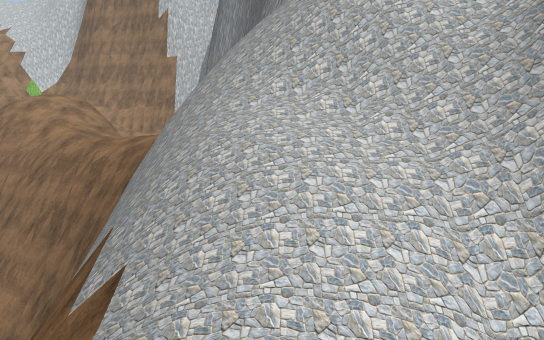
[1] (above)

22 first-person views from a walk through a scene from a Unity 3-D project. The camera is 1.5 m above the floor, tilts 6° down and sees 70° across. The floor is counted in squares, 2 m on a side. Each view is taken from the middle of a square. On the plan, view 1 faces up. The plan holds only what a view shows up to about 12 squares ahead; the rest is blank. The place goes on beyond the plan. Some animated figures are not drawn. Some surface patterns are stand-ins.

[2]
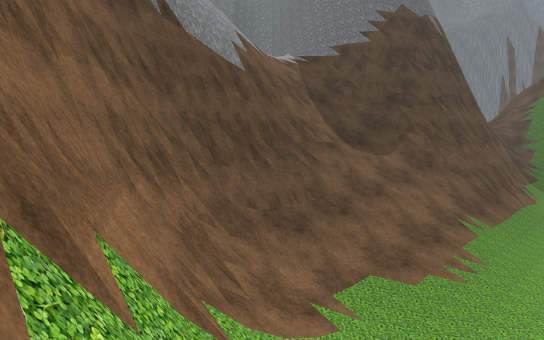

[3]
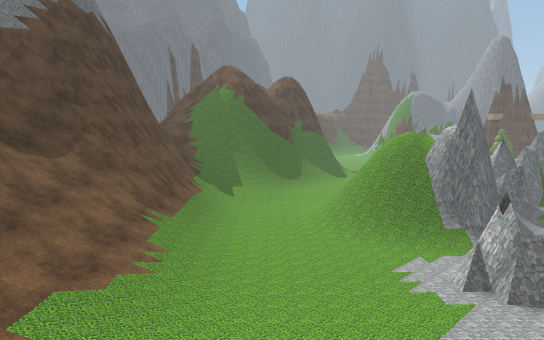

[4]
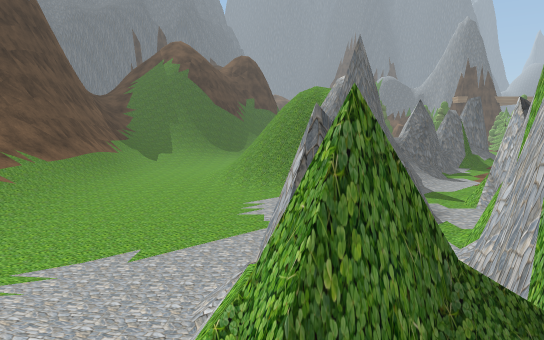

[5]
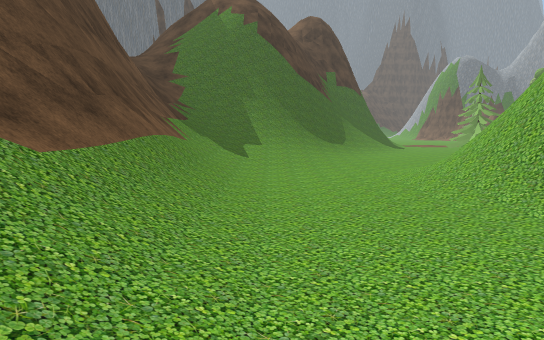

[6]
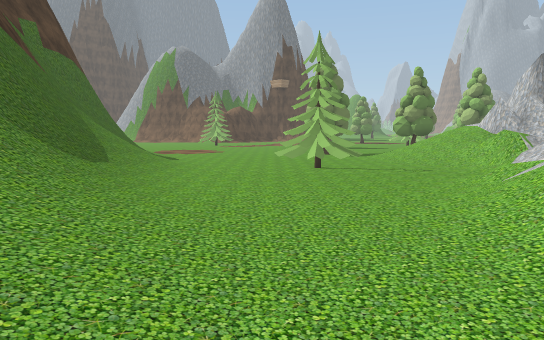

[7]
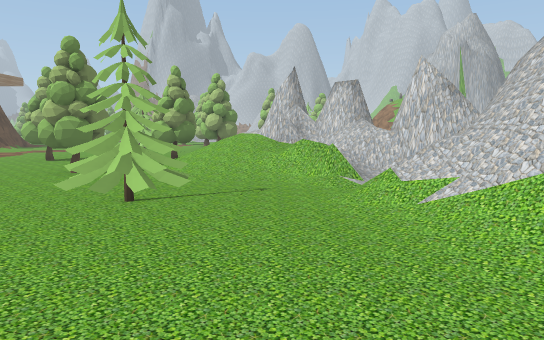

[8]
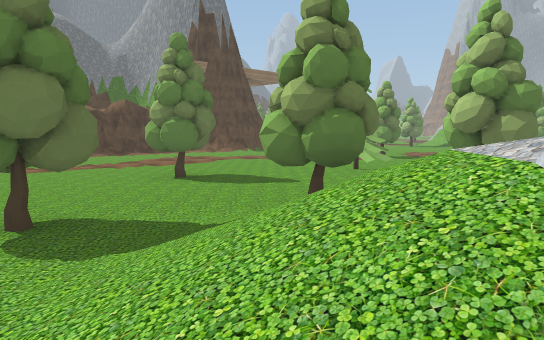

[9]
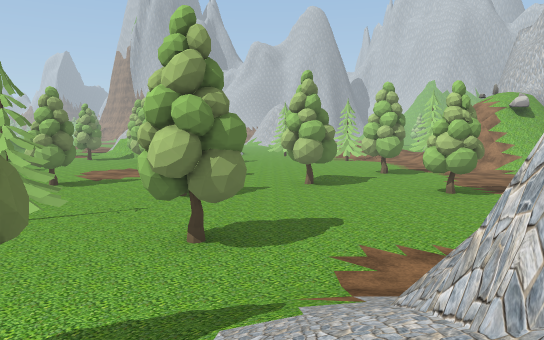

[10]
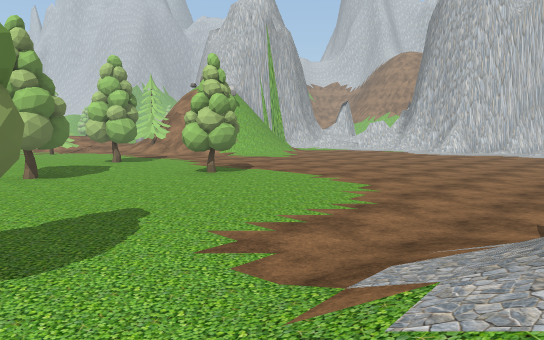

[11]
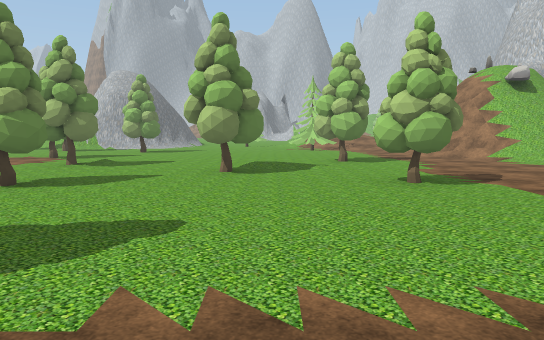

[12]
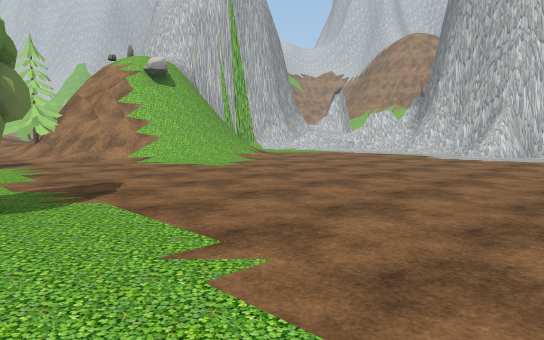

[13]
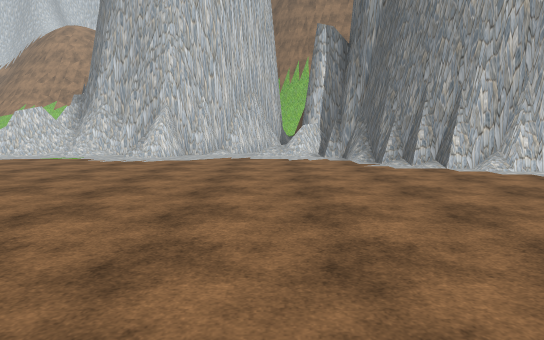

[14]
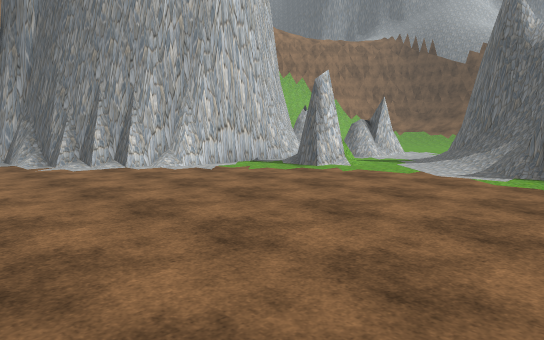

[15]
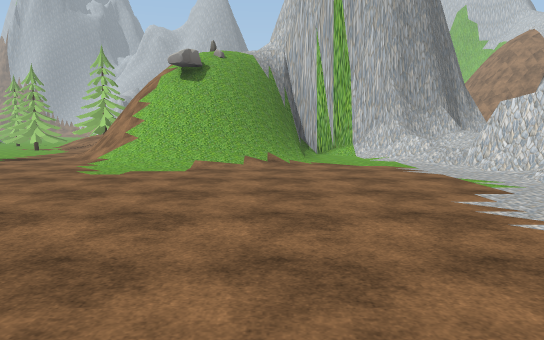

[16]
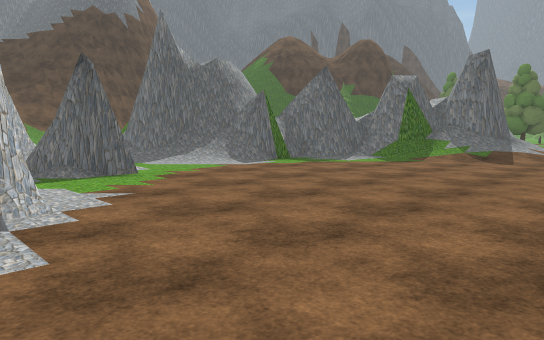

[17]
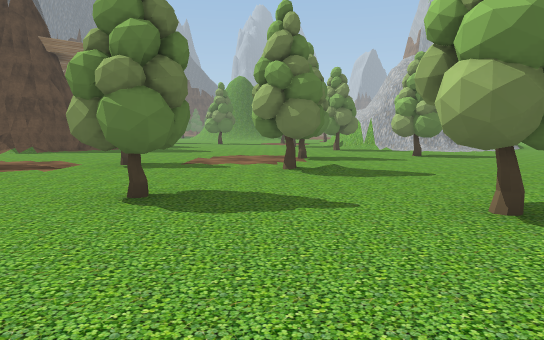

[18]
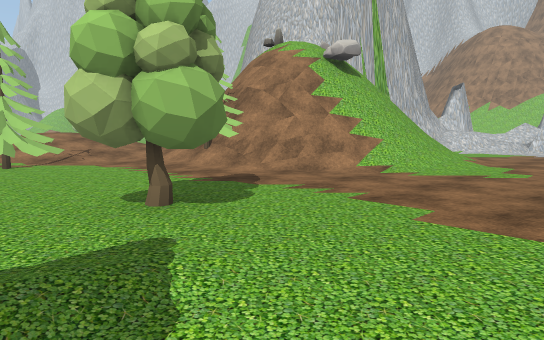

[19]
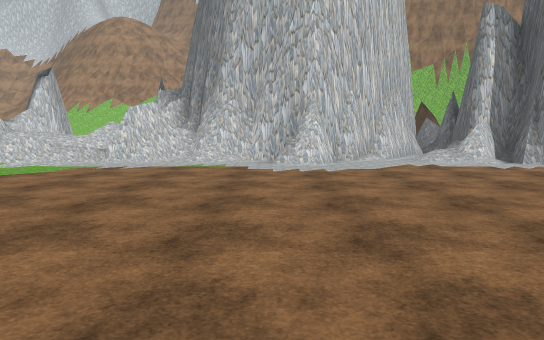

[20]
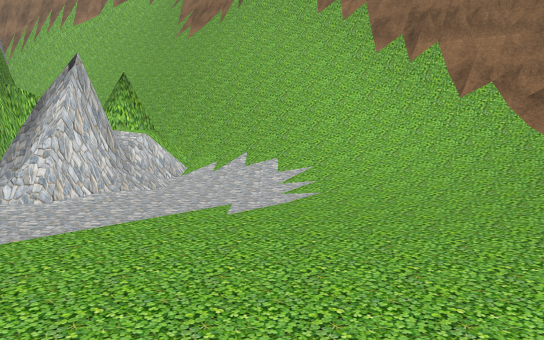

[21]
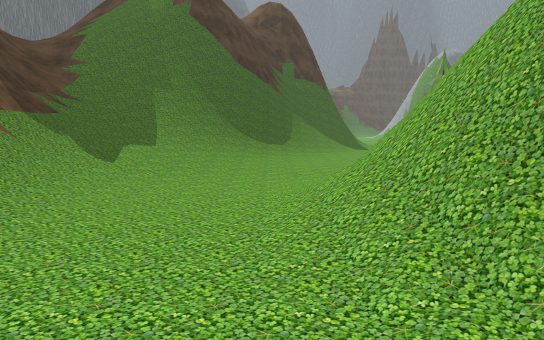

[22]
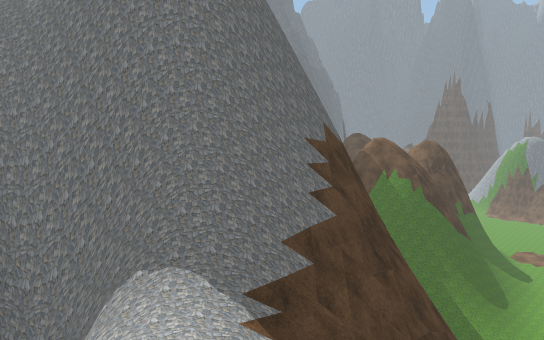

### Floor plan
Key: @ floor where view 1 was taken; # wall or solid block; . main floor; : floor 0.25 m higher than the main floor; + floor 1.25 m higher than the main floor; * floor 4.25 m higher than the main floor; % floor 5.25 m higher than the main floor; & floor 10 m higher than the main floor; / step, stairs or slope; = window, fence, low wall or low ledge; ^ raised ledge; v drop or lower ground; O other object.
Columns run from 36 left of view 1 to 4 right of it. Each row starts with its distance up from view 1.
 10 #  //##    ###          /=//##
  9 ##///#######.##       #//////##
  8 ##://#..##...##       ###/////##
  7 ##:/..........##     ####..////##
  6 #/.............#     #.......///# v##
  5 ##=............### ###.......://##v/###
  4  #=/.............###..##.....///##v//##
  3  *=//..............##.##.....////##///#
  2  %O//..............#.........////==//=#
  1 O*O//........................///////&/
  0 ###/................/###=/...///##=/@vv
 -1 O#/................//####/.../#########v
 -2 O..................###  ##.../##      ###
 -3 ...................###  #=.../#
 -4 ...OO..OO........###^### /.../##
 -5 ...O...........//#/=. ///...:/##
 -6  .....O......../##+==.......///##
 -7   ....OO......:###//.......////=#
 -8 ..............//////..O..../////=
 -9 ...........OO../ //..OO...//=////
-10 .....O..O......OO........//###///
-11 O...OO............O.....//###v///
-12 ..OO......OO......O.....//#
-13 ..O........O...........//##
-14   ....OO......OO...  ..//#
-15   .......  ........   .###v

Where each view was taken, in squares from view 1:
view 1: 0 up, 0 right, facing up
view 2: 10 up, 9 left, facing down-right
view 3: 10 up, 9 left, facing down
view 4: 10 up, 12 left, facing down
view 5: 3 up, 8 left, facing down
view 6: 4 down, 8 left, facing down-left
view 7: 7 down, 9 left, facing left
view 8: 7 down, 17 left, facing down-left
view 9: 8 down, 19 left, facing left
view 10: 9 down, 21 left, facing up-left
view 11: 6 down, 22 left, facing left
view 12: 4 down, 24 left, facing up-left
view 13: 3 down, 24 left, facing up
view 14: 3 down, 24 left, facing up-right
view 15: 4 up, 24 left, facing left
view 16: 5 up, 24 left, facing down-right
view 17: 6 down, 26 left, facing down-left
view 18: 6 down, 29 left, facing up-left
view 19: 1 down, 28 left, facing up
view 20: 2 up, 10 left, facing up
view 21: 1 up, 10 left, facing down
view 22: 5 up, 1 left, facing down
